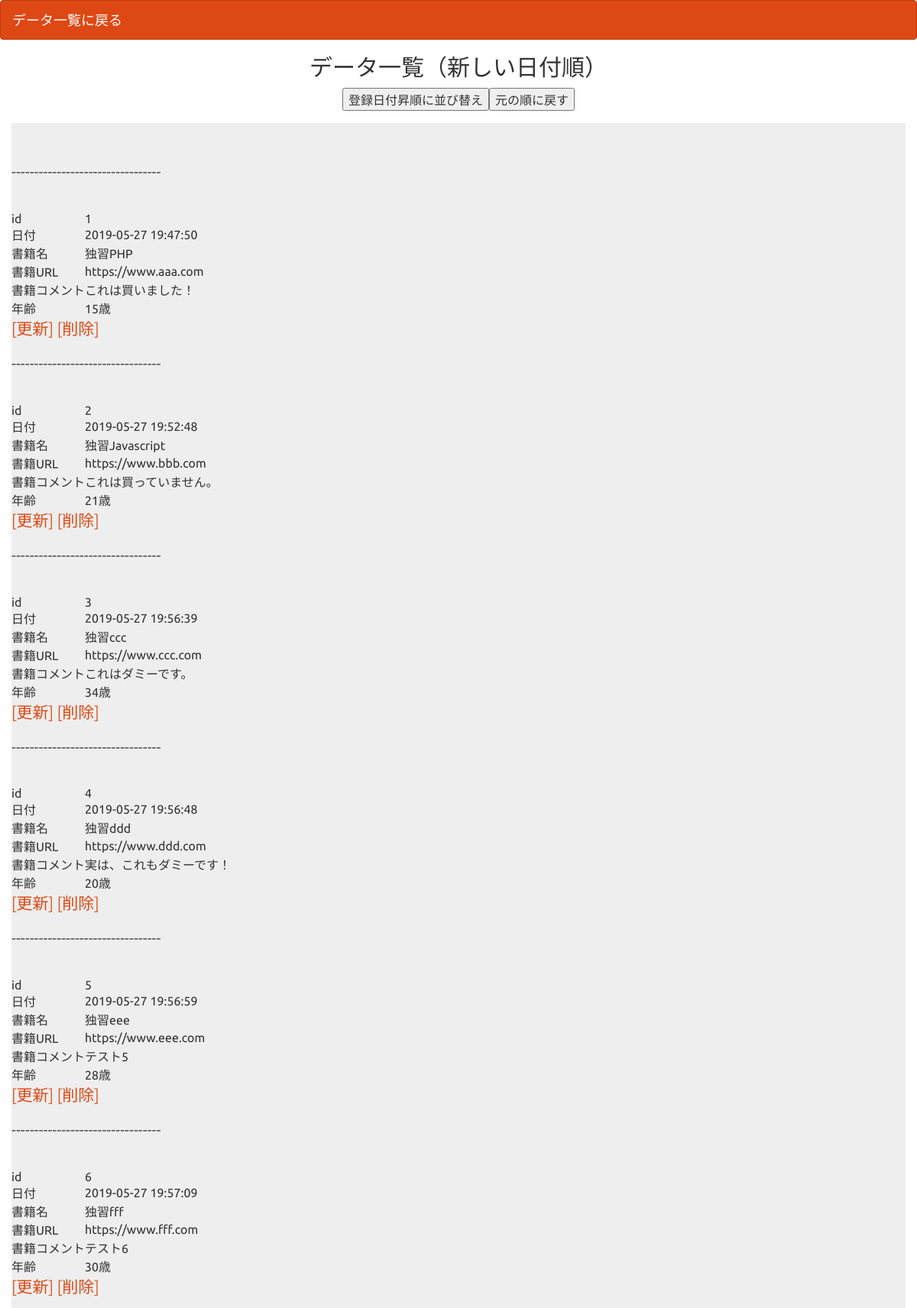
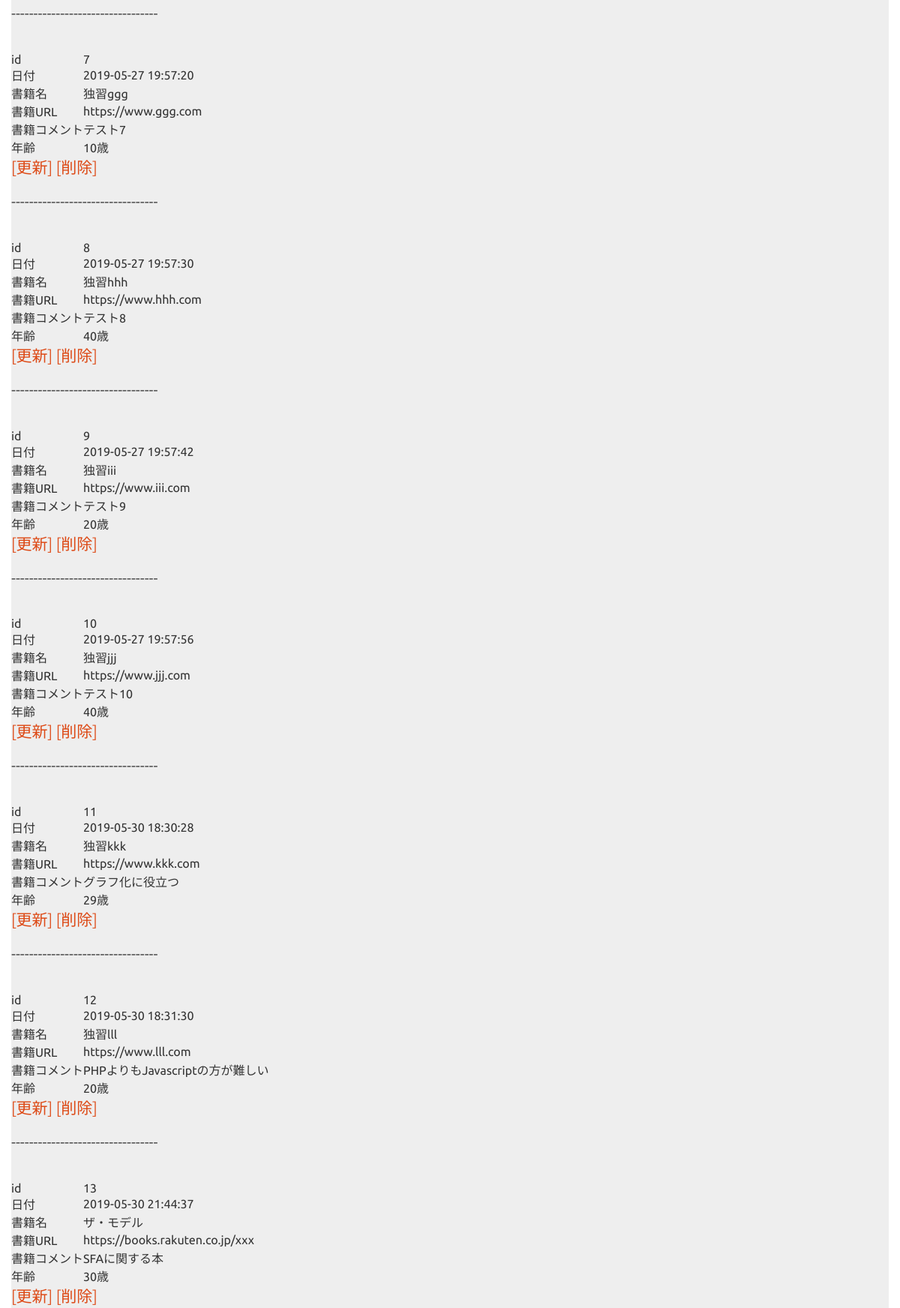
Screenshot of /sort_asc.php (upper part) with the database file from the repository (2 pictures, top to bottom).
### tables this page shows
CREATE TABLE `gs_test_table` (
  `id` int(12) NOT NULL,
  `sdate` varchar(12) NOT NULL,
  `bookname` varchar(64) NOT NULL,
  `bookurl` text NOT NULL,
  `bookcomment` text NOT NULL,
  `indate` datetime NOT NULL,
  `age` int(12) NOT NULL
);

### sort_asc.php (the view, shortened to what this page needs)
<?php
try{
    $pdo = new PDO('mysql:dbname=gs_db_test;charset=utf8;host=localhost','root','');
} catch (PDOException $e) {
    exit('データベースに接続できませんでした！'.$e->getMessage());
}
$stmt = $pdo->prepare("SELECT * FROM gs_test_table ORDER BY indate ASC;");
$status = $stmt->execute();
$view="";
if($status==false){
    $error = $stmt->errorInfo();
    exit("ErrorQuery".$error[2]);
}else{
    while($result = $stmt->fetch(PDO::FETCH_ASSOC)){
        $view .= "<p>---------------------------------</p>";
        $view .= "<table>";
        $view .=
            "<tr><td>id</td><td>".$result["id"]."</td></tr>".
            "<tr><td>日付</td><td>".$result["indate"]."</td></tr>".
            "<tr><td>書籍名</td><td>".$result["bookname"]."</td></tr>".
            "<tr><td>書籍URL</td><td>".$result["bookurl"]."</td></tr>".
            "<tr><td>書籍コメント</td><td>".$result["bookcomment"]."</td></tr>".
            "<tr><td>年齢</td><td>".$result["age"]."歳"."</td></tr><br>";
        $view .= "</table>";
        $view .= '<p>';
        $view .= '<a href = "detail.php?id='.$result["id"].'">';
        $view .= '[更新]';
        $view .= '</a>';
        $view .= ' ';
        $view .= '<a href = "delete.php?id='.$result["id"].'">';
        $view .= '[削除]';
        $view .= '</a>';
        $view .= '</p>';
    }
}
?>
<!DOCTYPE html>
<html lang="ja">
<head>
<link rel="stylesheet" href="css/range.css">
<link href="css/bootstrap.min.css" rel="stylesheet">
</head>
<body id="main">
<header>
  <nav class="navbar navbar-default">
    <div class="container-fluid">
      <div class="navbar-header">
      <a class="navbar-brand" href="select.php">データ一覧に戻る</a>
      </div>
    </div>
  </nav>
</header>
<div align="center">
    <h2>データ一覧（新しい日付順）</h2>
    <table>
        <tr>
        <td>
        <form method="post" action="sort_desc.php">
        <input type="submit" name="ascending" value="登録日付昇順に並び替え">
        </form>
        </td>
        <td>
        <form method="post" action="select.php">
        <input type="submit" name="default" value="元の順に戻す">
        </form>
        </td>
        </tr>
    </table>
</div>
    <div class="container jumbotron"><?=$view?></div>
</body>
</html>

### sort_asc.php (style rules this page uses)
div { font-size:16px; }

### rows the page displays
gs_test_table: id "1", indate "2019-05-27 19:47:50", bookname "独習PHP", bookurl "https://www.aaa.com", bookcomment "これは買いました！", age "15", value "[更新] [削除]"
gs_test_table: id "2", indate "2019-05-27 19:52:48", bookname "独習Javascript", bookurl "https://www.bbb.com", bookcomment "これは買っていません。", age "21", value "[更新] [削除]"
gs_test_table: id "3", indate "2019-05-27 19:56:39", bookname "独習ccc", bookurl "https://www.ccc.com", bookcomment "これはダミーです。", age "34", value "[更新] [削除]"
gs_test_table: id "4", indate "2019-05-27 19:56:48", bookname "独習ddd", bookurl "https://www.ddd.com", bookcomment "実は、これもダミーです！", age "20", value "[更新] [削除]"
gs_test_table: id "5", indate "2019-05-27 19:56:59", bookname "独習eee", bookurl "https://www.eee.com", bookcomment "テスト5", age "28", value "[更新] [削除]"
gs_test_table: id "6", indate "2019-05-27 19:57:09", bookname "独習fff", bookurl "https://www.fff.com", bookcomment "テスト6", age "30", value "[更新] [削除]"
gs_test_table: id "7", indate "2019-05-27 19:57:20", bookname "独習ggg", bookurl "https://www.ggg.com", bookcomment "テスト7", age "10", value "[更新] [削除]"
gs_test_table: id "8", indate "2019-05-27 19:57:30", bookname "独習hhh", bookurl "https://www.hhh.com", bookcomment "テスト8", age "40", value "[更新] [削除]"
gs_test_table: id "9", indate "2019-05-27 19:57:42", bookname "独習iii", bookurl "https://www.iii.com", bookcomment "テスト9", age "20", value "[更新] [削除]"
gs_test_table: id "10", indate "2019-05-27 19:57:56", bookname "独習jjj", bookurl "https://www.jjj.com", bookcomment "テスト10", age "40", value "[更新] [削除]"
gs_test_table: id "11", indate "2019-05-30 18:30:28", bookname "独習kkk", bookurl "https://www.kkk.com", bookcomment "グラフ化に役立つ", age "29", value "[更新] [削除]"
gs_test_table: id "12", indate "2019-05-30 18:31:30", bookname "独習lll", bookurl "https://www.lll.com", bookcomment "PHPよりもJavascriptの方が難しい", age "20", value "[更新] [削除]"
gs_test_table: id "13", indate "2019-05-30 21:44:37", bookname "ザ・モデル", bookurl "https://books.rakuten.co.jp/xxx", bookcomment "SFAに関する本", age "30", value "[更新] [削除]"
